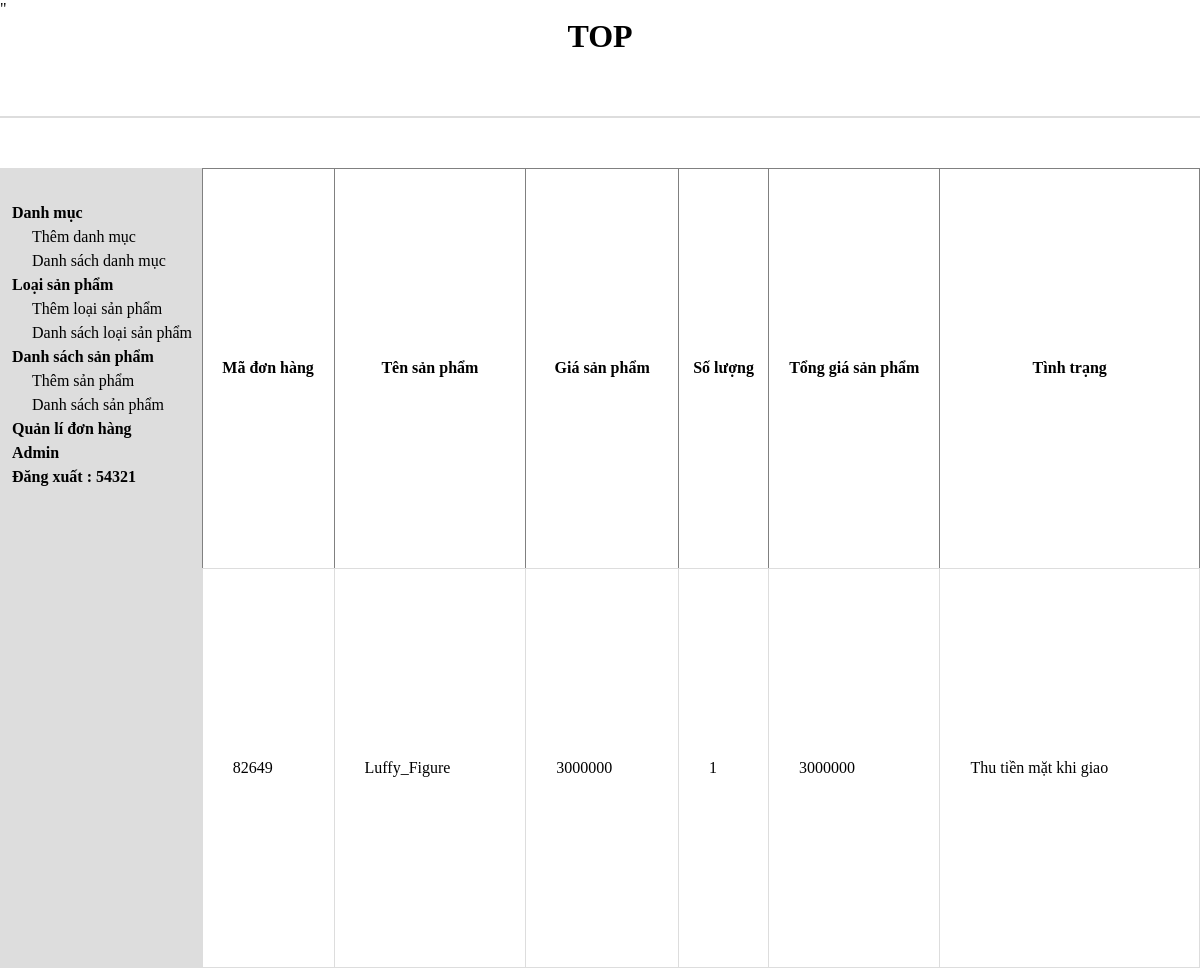
Screenshot of /admin/view_orders.php?code=82649 (signed in) with the database file from the repository.
### tables this page shows
CREATE TABLE `tbl_cart_details` (
  `cart_details_id` int(11) NOT NULL,
  `cart_code` int(11) NOT NULL,
  `product_id` int(11) NOT NULL,
  `quantity` int(11) NOT NULL,
  `paid` int(11) NOT NULL
);

CREATE TABLE `tbl_product` (
  `product_id` int(11) NOT NULL,
  `product_name` varchar(255) NOT NULL,
  `category_id` int(11) NOT NULL,
  `brand_id` int(11) NOT NULL,
  `product_price` varchar(255) NOT NULL,
  `product_sale` varchar(255) NOT NULL,
  `product_desc` varchar(255) NOT NULL,
  `product_img` varchar(255) NOT NULL
);

### admin/view_orders.php (the view)
<?php
include "./header.php";
include "./slider.php";
include "./class/product-class.php";
?>
<?php
    $sql_order = "SELECT * FROM tbl_cart_details
    JOIN tbl_product
    ON tbl_cart_details.product_id = tbl_product.product_id
    WHERE tbl_cart_details.cart_code = '$_GET[code]'
    ORDER BY tbl_cart_details.cart_details_id DESC";
    $query_orders_list = mysqli_query($con,$sql_order);
?>
<table style="width:100%" border="1" style="border-collapse: collapse;">
    <tr>
        <th>Mã đơn hàng</th>
        <th>Tên sản phẩm</th>
        <th>Giá sản phẩm</th>
        <th>Số lượng</th>
        <th>Tổng giá sản phẩm</th>
        <th>Tình trạng</th>
    </tr>
    <?php
    while($row = mysqli_fetch_array($query_orders_list)){
    ?>
    <tr>
        <td><?php echo $row['cart_code'] ?></td>
        <td><?php echo $row['product_name'] ?></td>
        <td><?php echo $row['product_price'] ?></td>
        <td><?php echo $row['quantity'] ?></td>
        <td><?php echo $row['product_price']*$row['quantity']?></td>
        <td>
            <?php
            if($row['paid']==1){
                echo "Đã thanh toán online";
            }else{
                echo "Thu tiền mặt khi giao";
            }
            ?>
        </td>
    </tr>
    <?php
        }
    ?>
</table>

### admin/style.css (style rules this page uses)
* { margin: 0; padding: 0; box-sizing: border-box; color: black; outline: none; }
.admin-content-right-category-list table tr th,td { padding: 0 30px; border: 1px solid #ddd; }
table { border-collapse: collapse; }

### rows the page displays
tbl_cart_details: cart_code "82649", product.product_name "Luffy_Figure", product.product_price "3000000", quantity "1", $row['product_price']*$row['quantity'] "3000000", paid "Thu tiền mặt khi giao"

### other values shown
$_SESSION['login'] "54321"
